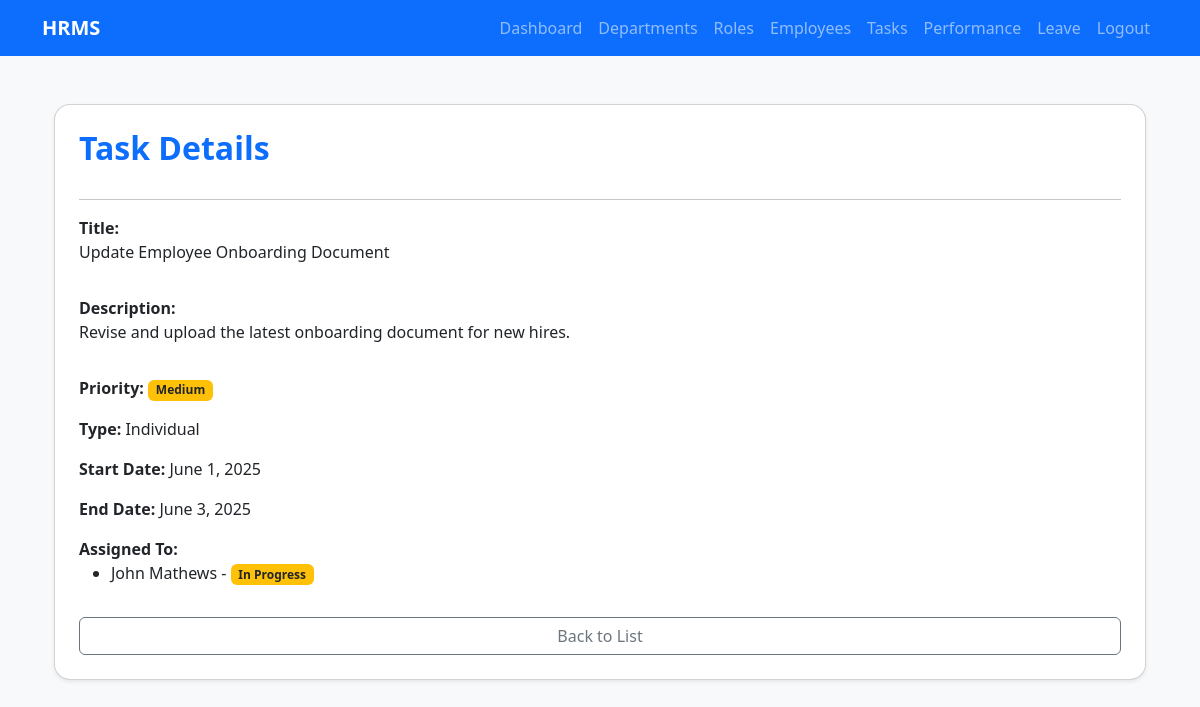
/departments/tasks/detail/1/ (signed in), run on the app's committed database.
### departments/models.py (models this page shows, shortened)
class Task(models.Model):
    TASK_PRIORITY_CHOICES = [
        ('High', 'High'),
        ('Medium', 'Medium'),
        ('Low', 'Low'),
    ]
    TASK_TYPE_CHOICES = [
        ('Individual', 'Individual'),
        ('Team', 'Team'),
    ]
    task_id = models.AutoField(primary_key=True)
    task_title = models.CharField(max_length=255)
    task_description = models.TextField()
    task_priority = models.CharField(max_length=20, choices=TASK_PRIORITY_CHOICES)
    task_type = models.CharField(max_length=20, choices=TASK_TYPE_CHOICES)
    start_date = models.DateField()
    end_date = models.DateField()
    created_at = models.DateTimeField(auto_now_add=True)
    updated_at = models.DateTimeField(auto_now=True)

class TaskAssignment(models.Model):
    STATUS_CHOICES = [
        ('Pending', 'Pending'),
        ('In Progress', 'In Progress'),
        ('Completed', 'Completed'),
    ]
    assignment_id = models.AutoField(primary_key=True)
    task = models.ForeignKey(Task, on_delete=models.CASCADE)
    employee = models.ForeignKey(CustomUser, on_delete=models.CASCADE)
    assigned_by = models.ForeignKey(CustomUser, on_delete=models.CASCADE, related_name='assigned_tasks')
    assigned_date = models.DateTimeField(auto_now_add=True)
    completed_at = models.DateTimeField(null=True, blank=True)
    status = models.CharField(max_length=20, choices=STATUS_CHOICES, default='Pending')

class CustomUser(AbstractUser):
    employee_id = models.AutoField(primary_key=True)
    mobile = models.CharField(max_length=100)
    dept = models.ForeignKey(Department, on_delete=models.SET_NULL, null=True, blank=True)
    role = models.ForeignKey(Role, on_delete=models.SET_NULL, null=True, blank=True)
    reporting_manager = models.ForeignKey(
        'self',
        on_delete=models.SET_NULL,
        null=True,
        blank=True,
        related_name='subordinates'
    )
    date_of_joining = models.DateField(null=True, blank=True)
    created_at = models.DateTimeField(auto_now_add=True)
    updated_at = models.DateTimeField(auto_now=True)
    REQUIRED_FIELDS = ['email', 'first_name', 'last_name']

### departments/views.py (the view)
# urls.py: path('tasks/detail/<int:pk>/', views.task_detail, name='task_detail'),
@login_required
def task_detail(request, pk):
    assignment = get_object_or_404(TaskAssignment, pk=pk)
    task = assignment.task
    task_assignments = TaskAssignment.objects.filter(task=task)
    return render(request, 'departments/task_detail.html', {
        'task': task,
        'task_assignments': task_assignments
    })

### templates/departments/task_detail.html (shortened to what this page needs)
{% extends 'departments/base.html' %}
{% block content %}
<div class="container my-5">
    <div class="card shadow-sm rounded-4 p-4">
        <h2 class="fw-bold mb-3 text-primary">Task Details</h2>
        <hr>
        <div class="mb-3">
            <strong>Title:</strong>
            <p>{{ task.task_title }}</p>
        </div>
        <div class="mb-3">
            <strong>Description:</strong>
            <p>{{ task.task_description }}</p>
        </div>
        <div class="mb-3">
            <strong>Priority:</strong>
            <span class="badge
                {% if task.task_priority == 'High' %}bg-danger
                {% elif task.task_priority == 'Medium' %}bg-warning text-dark
                {% else %}bg-success
                {% endif %}">
                {{ task.task_priority }}
            </span>
        </div>
        <div class="mb-3">
            <strong>Type:</strong> {{ task.task_type }}
        </div>
        <div class="mb-3">
            <strong>Start Date:</strong> {{ task.start_date }}
        </div>
        <div class="mb-3">
            <strong>End Date:</strong> {{ task.end_date }}
        </div>
        <div class="mb-3">
            <strong>Assigned To:</strong>
            <ul>
                {% for assignment in task_assignments %}
                    <li>{{ assignment.employee.get_full_name }} -
                        <span class="badge
                            {% if assignment.status == 'Completed' %}bg-success
                            {% elif assignment.status == 'In Progress' %}bg-warning text-dark
                            {% else %}bg-secondary
                            {% endif %}">
                            {{ assignment.status }}
                        </span>
                    </li>
                {% endfor %}
            </ul>
        </div>
        <a href="{% url 'task_list' %}" class="btn btn-outline-secondary">Back to List</a>
    </div>
</div>
{% endblock %}

### templates/departments/base.html (style rules this page uses)
body { background-color: #f8f9fa; }

### data on the page
Task: task_title "Update Employee Onboarding Document", task_description "Revise and upload the latest onboarding document for new hires.", task_priority "Medium", task_type "Individual", start_date "June 1, 2025", end_date "June 3, 2025"
TaskAssignment: employee.get_full_name "John Mathews", status "In Progress"
